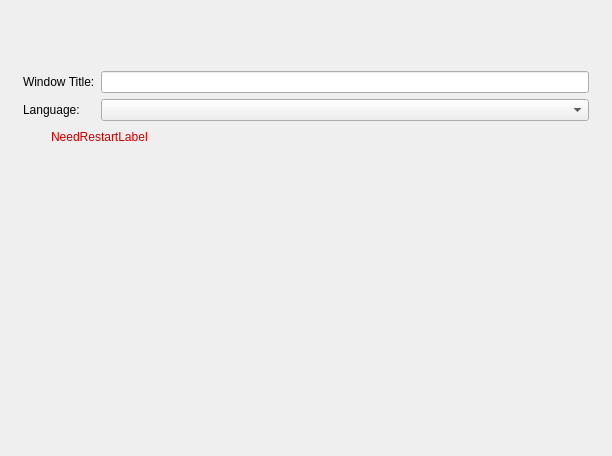
<?xml version="1.0" encoding="UTF-8"?>
<ui version="4.0">
 <class>SimpleGuiPrefsWidget</class>
 <widget class="QWidget" name="SimpleGuiPrefsWidget">
  <property name="geometry">
   <rect>
    <x>0</x>
    <y>0</y>
    <width>612</width>
    <height>456</height>
   </rect>
  </property>
  <property name="windowTitle">
   <string>GUI</string>
  </property>
  <layout class="QGridLayout" name="gridLayout">
   <item row="0" column="0">
    <spacer name="verticalSpacer">
     <property name="orientation">
      <enum>Qt::Vertical</enum>
     </property>
     <property name="sizeType">
      <enum>QSizePolicy::Fixed</enum>
     </property>
     <property name="sizeHint" stdset="0">
      <size>
       <width>20</width>
       <height>60</height>
      </size>
     </property>
    </spacer>
   </item>
   <item row="1" column="0" colspan="2">
    <layout class="QHBoxLayout" name="horizontalLayout">
     <item>
      <spacer name="horizontalSpacer">
       <property name="orientation">
        <enum>Qt::Horizontal</enum>
       </property>
       <property name="sizeType">
        <enum>QSizePolicy::Fixed</enum>
       </property>
       <property name="sizeHint" stdset="0">
        <size>
         <width>12</width>
         <height>20</height>
        </size>
       </property>
      </spacer>
     </item>
     <item>
      <layout class="QVBoxLayout" name="verticalLayout">
       <item>
        <widget class="QLabel" name="titleLbl">
         <property name="text">
          <string>Window Title:</string>
         </property>
        </widget>
       </item>
       <item>
        <widget class="QLabel" name="lblLanguage">
         <property name="text">
          <string>Language:</string>
         </property>
        </widget>
       </item>
      </layout>
     </item>
     <item>
      <layout class="QVBoxLayout" name="verticalLayout_2">
       <item>
        <widget class="QLineEdit" name="titleText">
         <property name="toolTip">
          <string>&lt;!DOCTYPE HTML PUBLIC &quot;-//W3C//DTD HTML 4.0//EN&quot; &quot;http://www.w3.org/TR/REC-html40/strict.dtd&quot;&gt;
&lt;html&gt;&lt;head&gt;&lt;meta name=&quot;qrichtext&quot; content=&quot;1&quot; /&gt;&lt;style type=&quot;text/css&quot;&gt;
p, li { white-space: pre-wrap; }
&lt;/style&gt;&lt;/head&gt;&lt;body style=&quot; font-family:'Ubuntu'; font-size:10pt; font-weight:400; font-style:normal;&quot;&gt;
&lt;p style=&quot; margin-top:0px; margin-bottom:0px; margin-left:0px; margin-right:0px; -qt-block-indent:0; text-indent:0px;&quot;&gt;&lt;span style=&quot; font-weight:600; text-decoration: underline;&quot;&gt;Заголовок окна во время воспроизведения&lt;/span&gt;&lt;/p&gt;
&lt;p style=&quot;-qt-paragraph-type:empty; margin-top:0px; margin-bottom:0px; margin-left:0px; margin-right:0px; -qt-block-indent:0; text-indent:0px;&quot;&gt;&lt;/p&gt;
&lt;p style=&quot; margin-top:0px; margin-bottom:0px; margin-left:0px; margin-right:0px; -qt-block-indent:0; text-indent:0px;&quot;&gt;Задаётся паттерном&lt;/p&gt;
&lt;p style=&quot;-qt-paragraph-type:empty; margin-top:0px; margin-bottom:0px; margin-left:0px; margin-right:0px; -qt-block-indent:0; text-indent:0px;&quot;&gt;&lt;/p&gt;
&lt;p style=&quot; margin-top:0px; margin-bottom:0px; margin-left:0px; margin-right:0px; -qt-block-indent:0; text-indent:0px;&quot;&gt;Кроме обычных переменных, доступна переменная &lt;span style=&quot; font-style:italic;&quot;&gt;%playbacktime%&lt;/span&gt;, отображающая время текущего трека&lt;/p&gt;
&lt;p style=&quot; margin-top:0px; margin-bottom:0px; margin-left:0px; margin-right:0px; -qt-block-indent:0; text-indent:0px;&quot;&gt;&lt;span style=&quot; font-size:8pt;&quot;&gt;*для этой переменной не доступны контейнеры и функции&lt;/span&gt;&lt;/p&gt;&lt;/body&gt;&lt;/html&gt;</string>
         </property>
        </widget>
       </item>
       <item>
        <widget class="QComboBox" name="langBox">
         <property name="toolTip">
          <string>Язык интерфейса приложения</string>
         </property>
        </widget>
       </item>
      </layout>
     </item>
     <item>
      <spacer name="horizontalSpacer_2">
       <property name="orientation">
        <enum>Qt::Horizontal</enum>
       </property>
       <property name="sizeType">
        <enum>QSizePolicy::Fixed</enum>
       </property>
       <property name="sizeHint" stdset="0">
        <size>
         <width>12</width>
         <height>20</height>
        </size>
       </property>
      </spacer>
     </item>
    </layout>
   </item>
   <item row="2" column="0" colspan="2">
    <layout class="QHBoxLayout" name="horizontalLayout_2">
     <item>
      <spacer name="horizontalSpacer_3">
       <property name="orientation">
        <enum>Qt::Horizontal</enum>
       </property>
       <property name="sizeType">
        <enum>QSizePolicy::Maximum</enum>
       </property>
       <property name="sizeHint" stdset="0">
        <size>
         <width>40</width>
         <height>20</height>
        </size>
       </property>
      </spacer>
     </item>
     <item>
      <widget class="QLabel" name="lblNeedRestart">
       <property name="styleSheet">
        <string notr="true">color: rgb(192, 0, 0);</string>
       </property>
       <property name="text">
        <string notr="true">NeedRestartLabel</string>
       </property>
      </widget>
     </item>
    </layout>
   </item>
   <item row="3" column="1">
    <spacer name="verticalSpacer_2">
     <property name="orientation">
      <enum>Qt::Vertical</enum>
     </property>
     <property name="sizeHint" stdset="0">
      <size>
       <width>20</width>
       <height>350</height>
      </size>
     </property>
    </spacer>
   </item>
  </layout>
 </widget>
 <resources/>
 <connections/>
</ui>
